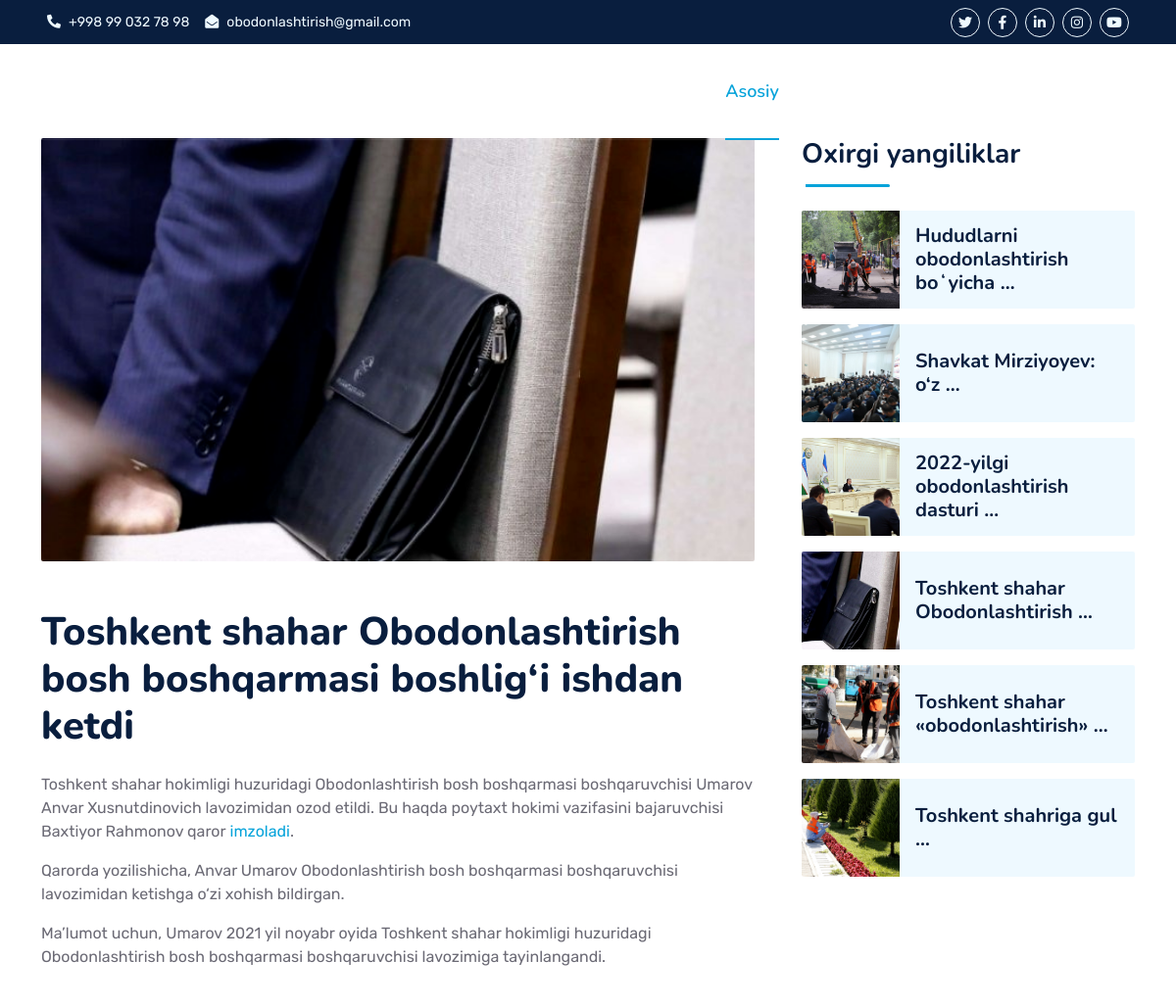
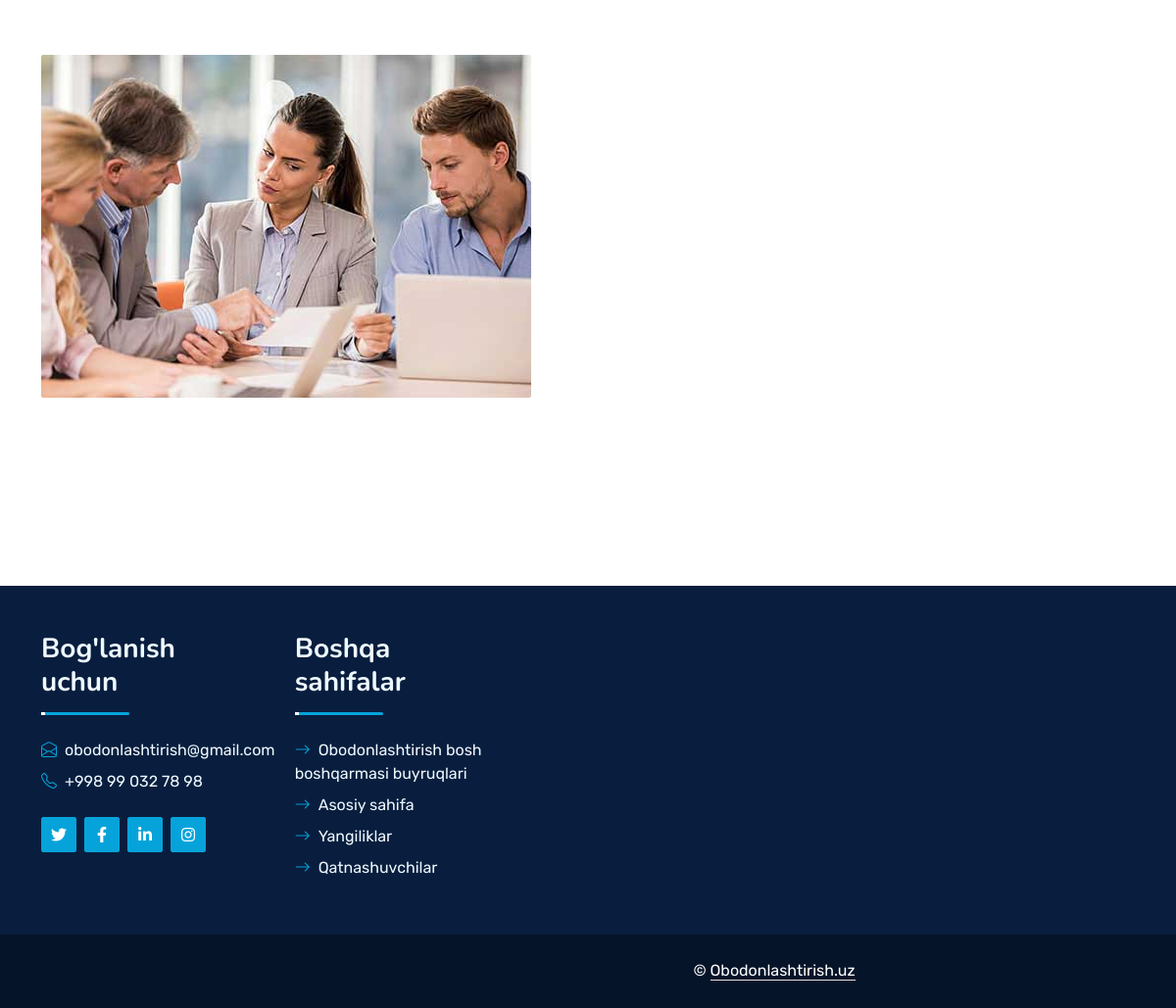
/yangiliklar/article/toshkent-shahar-obodonlashtirish-bosh-boshqarmasi-boshligi-ishdan-ketdi/, run on the app's committed database (2 pictures, top to bottom).
### news/models.py (models this page shows, shortened)
class News(models.Model):
    sarlavha = models.CharField(max_length=200, help_text='Yangilik sarlavhasi')
    slug = models.SlugField(max_length=200, help_text="Slug buni yozishingiz shart emas o'zi yozib beradi !")
    kategoriya = models.ForeignKey(Kategoriya, on_delete=models.CASCADE, help_text="Ushbu ma'lumot qaysi viloyatga tegishliligi")
    rasm = models.ImageField(upload_to='media/', help_text="Yangilik uchun kamida 1 ta rasm qo'yish shart")
    nashr_vaqti = models.DateTimeField(auto_now_add=True)
    matn = RichTextField(help_text="Yangilik matni")
    class Meta:
        verbose_name = 'Yangiliklar'
        verbose_name_plural = 'Yangiliklar'

### news/views.py (the view)
# urls.py: path('article/<slug:slug>/', detail, name = 'detail')
def detail(request, slug):
	data_detail = get_object_or_404(News, slug = slug)
	context = {
		'data_detail': data_detail
	}
	return render(request, 'detail.html', context = context)

### asosiy/context_proc.py (called while the page is built)
def category(request):
    viloyat = Kategoriya.objects.all()[:12]
    l_news = News.objects.all()[::-1][:6]
    context = {
        'viloyat':viloyat,
        'l_news':l_news,
    }
    return context

### templates/detail.html (shortened to what this page needs)
{% extends 'base.html' %}
{% block content %}
    <div class="container-fluid py-5 wow fadeInUp" data-wow-delay="0.1s">
        <div class="container py-5">
            <div class="row g-5">
                <div class="col-lg-8">
                    <div class="mb-5">
                        <img class="img-fluid w-100 rounded mb-5" src="{{ data_detail.rasm.url }}">
                        <h1 class="mb-4">{{ data_detail.sarlavha }}</h1>
                        <p>{{ data_detail.matn|safe }}</p>
                    </div>
                </div>
                <div class="col-lg-4">
                    <div class="mb-5 wow slideInUp" data-wow-delay="0.1s">
                        <div class="section-title section-title-sm position-relative pb-3 mb-4">
                            <h3 class="mb-0">Oxirgi yangiliklar</h3>
                        </div>
                        {% for i in l_news %}
                            <div class="d-flex rounded overflow-hidden mb-3">
                                <img class="img-fluid" src="{{ i.rasm.url }}" style="width: 100px; height: 100px; object-fit: cover;" alt="">
                                <a href="{% url 'detail' i.slug %}" class="h5 fw-semi-bold d-flex align-items-center bg-light px-3 mb-0">{{ i.sarlavha|truncatewords:3 }}
                                </a>
                            </div>
                        {% endfor %}
                        </div>
                    </div>
                    <div class="mb-5 wow slideInUp" data-wow-delay="0.1s">
                        <img src="img/blog-1.jpg" alt="" class="img-fluid rounded">
                    </div>
                </div>
            </div>
        </div>
    </div>
{% endblock content %}

### static/css/style.css (style rules this page uses)
:root { --primary: #06A3DA; --secondary: #34AD54; --light: #EEF9FF; --dark: #091E3E; }
h1, h2, .fw-bold { font-weight: 800 !important; }
h3, h4, .fw-semi-bold { font-weight: 700 !important; }
.section-title::before { position: absolute; content: ""; width: 150px; height: 5px; left: 0; bottom: 0; background: var(--primary); border-radius: 2px; }
.section-title.section-title-sm::before { width: 90px; height: 3px; }
.section-title::after { position: absolute; content: ""; width: 6px; height: 5px; bottom: 0px; background: #FFFFFF; -webkit-animation: section-title-run 5s infinite linear; animation: section-title-run 5s infinite linear; }
.section-title.section-title-sm::after { width: 4px; height: 3px; }
.section-title.section-title-sm::after { -webkit-animation: section-title-run-sm 5s infinite linear; animation: section-title-run-sm 5s infinite linear; }

### data on the page
News: rasm (picture), sarlavha "Toshkent shahar Obodonlashtirish bosh boshqarmasi boshlig‘i ishdan ketdi", matn "Toshkent shahar hokimligi huzuridagi Obodonlashtirish bosh boshqarmasi boshqaruvchisi Umarov Anvar Xusnutdinovich lavozimidan ozod etildi. Bu haqda poytaxt hokimi vazifasini bajaruvchisi Baxtiyor Rahmonov qaror imzoladi . Qarorda yozilishicha, Anvar Umarov Obodonlashtirish bosh boshqarmasi boshqaruvchisi lavozimidan ketishga o‘zi xohish bildirgan. Ma’lumot uchun, Umarov 2021 yil noyabr oyida Toshkent shahar hokimligi huzuridagi Obodonlashtirish bosh boshqarmasi boshqaruvchisi lavozimiga tayinlangandi.", sarlavha "Toshkent shahar Obodonlashtirish …"
News: rasm (picture), sarlavha "Hududlarni obodonlashtirish boʻyicha …"
News: rasm (picture), sarlavha "Shavkat Mirziyoyev: o‘z …"
News: rasm (picture), sarlavha "2022-yilgi obodonlashtirish dasturi …"
News: rasm (picture), sarlavha "Toshkent shahar «obodonlashtirish» …"
News: rasm (picture), sarlavha "Toshkent shahriga gul …"
